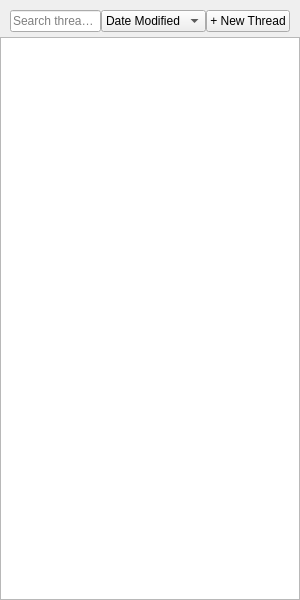
<?xml version="1.0" encoding="UTF-8"?>
<ui version="4.0">
 <class>ThreadPanel</class>
 <widget class="QWidget" name="ThreadPanel">
  <property name="geometry">
   <rect>
    <x>0</x>
    <y>0</y>
    <width>300</width>
    <height>600</height>
   </rect>
  </property>
  <layout class="QVBoxLayout" name="panelLayout">
   <property name="spacing">
    <number>0</number>
   </property>
   <property name="leftMargin">
    <number>0</number>
   </property>
   <property name="topMargin">
    <number>0</number>
   </property>
   <property name="rightMargin">
    <number>0</number>
   </property>
   <property name="bottomMargin">
    <number>0</number>
   </property>
   <item>
    <layout class="QHBoxLayout" name="headerLayout">
     <property name="leftMargin">
      <number>10</number>
     </property>
     <property name="topMargin">
      <number>10</number>
     </property>
     <property name="rightMargin">
      <number>10</number>
     </property>
     <property name="bottomMargin">
      <number>5</number>
     </property>
     <item>
      <widget class="QLineEdit" name="searchInput">
       <property name="placeholderText">
        <string>Search threads...</string>
       </property>
      </widget>
     </item>
     <item>
      <widget class="QComboBox" name="sortCombo">
       <item>
        <property name="text">
         <string>Date Modified</string>
        </property>
       </item>
       <item>
        <property name="text">
         <string>Date Created</string>
        </property>
       </item>
       <item>
        <property name="text">
         <string>Name</string>
        </property>
       </item>
      </widget>
     </item>
     <item>
      <widget class="QPushButton" name="newThreadButton">
       <property name="text">
        <string>+ New Thread</string>
       </property>
      </widget>
     </item>
    </layout>
   </item>
   <item>
    <widget class="QListWidget" name="threadList"/>
   </item>
  </layout>
 </widget>
 <resources/>
 <connections/>
</ui>
